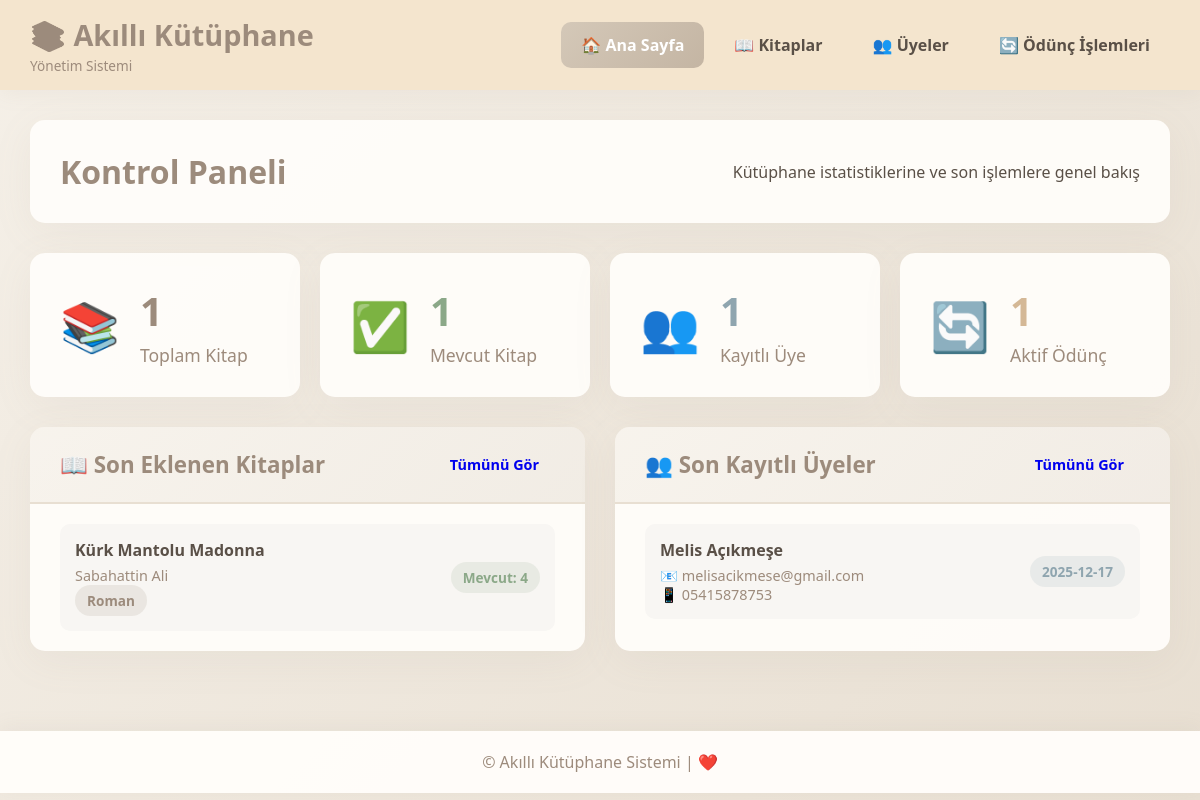
The page / on the database its author committed.
### tables this page shows
CREATE TABLE books (
            id INTEGER PRIMARY KEY AUTOINCREMENT,
            title TEXT NOT NULL,
            author TEXT NOT NULL,
            isbn TEXT UNIQUE,
            category TEXT,
            publisher TEXT,
            year INTEGER,
            available INTEGER DEFAULT 1,
            total_copies INTEGER DEFAULT 1,
            created_at TIMESTAMP DEFAULT CURRENT_TIMESTAMP
        );

CREATE TABLE members (
            id INTEGER PRIMARY KEY AUTOINCREMENT,
            name TEXT NOT NULL,
            email TEXT UNIQUE NOT NULL,
            phone TEXT,
            address TEXT,
            membership_date DATE DEFAULT CURRENT_DATE,
            created_at TIMESTAMP DEFAULT CURRENT_TIMESTAMP
        );

### app.py (the view)
@app.route('/')
def index():
    conn = get_db()
    total_books = conn.execute('SELECT COUNT(*) as count FROM books').fetchone()['count']
    available_books = conn.execute('SELECT COUNT(*) as count FROM books WHERE available > 0').fetchone()['count']
    total_members = conn.execute('SELECT COUNT(*) as count FROM members').fetchone()['count']
    active_loans = conn.execute('SELECT COUNT(*) as count FROM loans WHERE status = "active"').fetchone()['count']
    recent_books = conn.execute('SELECT * FROM books ORDER BY created_at DESC LIMIT 5').fetchall()
    recent_members = conn.execute('SELECT * FROM members ORDER BY created_at DESC LIMIT 5').fetchall()
    overdue_loans = conn.execute('''
        SELECT l.*, b.title as book_title, m.name as member_name
        FROM loans l
        JOIN books b ON l.book_id = b.id
        JOIN members m ON l.member_id = m.id
        WHERE l.status = "active" AND l.due_date < date('now')
        ORDER BY l.due_date ASC
    ''').fetchall()
    conn.close()
    return render_template('index.html',
                         total_books=total_books,
                         available_books=available_books,
                         total_members=total_members,
                         active_loans=active_loans,
                         recent_books=recent_books,
                         recent_members=recent_members,
                         overdue_loans=overdue_loans)

### app.py (called while the page is built)
def get_db():
    conn = sqlite3.connect('library.db')
    conn.row_factory = sqlite3.Row
    return conn

### templates/index.html (shortened to what this page needs)
{% extends "base.html" %}
{% block content %}
<div class="page-header">
    <h1>Kontrol Paneli</h1>
    <p>Kütüphane istatistiklerine ve son işlemlere genel bakış</p>
</div>
<div class="stats-grid">
    <div class="stat-card stat-primary">
        <div class="stat-icon">📚</div>
        <div class="stat-content">
            <h3>{{ total_books }}</h3>
            <p>Toplam Kitap</p>
        </div>
    </div>
    <div class="stat-card stat-success">
        <div class="stat-icon">✅</div>
        <div class="stat-content">
            <h3>{{ available_books }}</h3>
            <p>Mevcut Kitap</p>
        </div>
    </div>
    <div class="stat-card stat-info">
        <div class="stat-icon">👥</div>
        <div class="stat-content">
            <h3>{{ total_members }}</h3>
            <p>Kayıtlı Üye</p>
        </div>
    </div>
    <div class="stat-card stat-warning">
        <div class="stat-icon">🔄</div>
        <div class="stat-content">
            <h3>{{ active_loans }}</h3>
            <p>Aktif Ödünç</p>
        </div>
    </div>
</div>
<div class="dashboard-grid">
    <div class="dashboard-card">
        <div class="card-header">
            <h2>📖 Son Eklenen Kitaplar</h2>
            <a href="{{ url_for('books') }}" class="btn btn-sm">Tümünü Gör</a>
        </div>
        <div class="card-body">
            {% if recent_books %}
                <div class="list-group">
                    {% for book in recent_books %}
                    <div class="list-item">
                        <div class="list-item-content">
                            <h4>{{ book.title }}</h4>
                            <p>{{ book.author }}</p>
                            {% if book.category %}
                            <span class="badge badge-primary">{{ book.category }}</span>
                            {% endif %}
                        </div>
                        <div class="list-item-badge">
                            {% if book.available > 0 %}
                            <span class="badge badge-success">Mevcut: {{ book.available }}</span>
                            {% else %}
                            <span class="badge badge-danger">Stokta Yok</span>
                            {% endif %}
                        </div>
                    </div>
                    {% endfor %}
                </div>
            {% else %}
                <div class="empty-state">
                    <p>Henüz kitap eklenmedi</p>
                </div>
            {% endif %}
        </div>
    </div>
    <div class="dashboard-card">
        <div class="card-header">
            <h2>👥 Son Kayıtlı Üyeler</h2>
            <a href="{{ url_for('members') }}" class="btn btn-sm">Tümünü Gör</a>
        </div>
        <div class="card-body">
            {% if recent_members %}
                <div class="list-group">
                    {% for member in recent_members %}
                    <div class="list-item">
                        <div class="list-item-content">
                            <h4>{{ member.name }}</h4>
                            <p>📧 {{ member.email }}</p>
                            {% if member.phone %}
                            <p>📱 {{ member.phone }}</p>
                            {% endif %}
                        </div>
                        <div class="list-item-badge">
                            <span class="badge badge-info">{{ member.membership_date }}</span>
                        </div>
                    </div>
                    {% endfor %}
                </div>
            {% else %}
                <div class="empty-state">
                    <p>Henüz üye kaydı yok</p>
                </div>
            {% endif %}
        </div>
    </div>
</div>
{% endblock %}

### templates/base.html (shortened to what this page needs)
<!DOCTYPE html>
<html lang="tr">
<head>
    <link rel="stylesheet" href="{{ url_for('static', filename='css/style.css') }}">
</head>
<body>
    <header class="header">
        <div class="header-container">
            <div class="logo">
                <h1>📚 Akıllı Kütüphane</h1>
                <p>Yönetim Sistemi</p>
            </div>
            <nav class="nav">
                <a href="{{ url_for('index') }}" class="nav-link {% if request.endpoint == 'index' %}active{% endif %}">
                    🏠 Ana Sayfa
                </a>
                <a href="{{ url_for('books') }}" class="nav-link {% if request.endpoint == 'books' %}active{% endif %}">
                    📖 Kitaplar
                </a>
                <a href="{{ url_for('members') }}" class="nav-link {% if request.endpoint == 'members' %}active{% endif %}">
                    👥 Üyeler
                </a>
                <a href="{{ url_for('loans') }}" class="nav-link {% if request.endpoint == 'loans' %}active{% endif %}">
                    🔄 Ödünç İşlemleri
                </a>
            </nav>
        </div>
    </header>
    <main class="main-container">
        {% block content %}{% endblock %}
    </main>
    <footer class="footer">
        <div class="footer-container">
            <p>© Akıllı Kütüphane Sistemi | ❤️</p>
        </div>
    </footer>
</body>
</html>

### static/css/style.css (style rules this page uses)
* { margin: 0; padding: 0; box-sizing: border-box; }
:root { --primary: #9c8b7c; --secondary: #a8998a; --success: #8ba888; --danger: #c49a94; --warning: #d4b896; --info: #8fa5af; --light: #f8f6f3; --dark: #5a5047; --gradient: linear-gradient(135deg, #e8dfd2 0%, #d4c8b8 100%); }
body { font-family: 'Segoe UI', Tahoma, Geneva, Verdana, sans-serif; background: linear-gradient(135deg, #f5f0e8 0%, #e8dfd2 100%); min-height: 100vh; color: var(--dark); }
.header { background: #f4e5cefa; backdrop-filter: blur(10px); box-shadow: 0 4px 20px rgba(157, 139, 124, 0.08); position: sticky; top: 0; z-index: 100; }
.header-container { max-width: 1400px; margin: 0 auto; padding: 15px 30px; display: flex; justify-content: space-between; align-items: center; }
.logo h1 { font-size: 1.8em; background: linear-gradient(135deg, #9c8b7c 0%, #9c8b7c 100%); -webkit-background-clip: text; -webkit-text-fill-color: transparent; background-clip: text; margin-bottom: 2px; }
.logo p { font-size: 0.85em; color: #9d8b7c; }
.nav { display: flex; gap: 10px; }
.nav-link { padding: 12px 20px; border-radius: 10px; text-decoration: none; color: var(--dark); font-weight: 600; transition: all 0.3s; display: flex; align-items: center; gap: 8px; }
.nav-link.active { background: linear-gradient(135deg, #d4c8b8 0%, #c4b5a3 100%); color: white; }
.main-container { max-width: 1400px; margin: 30px auto; padding: 0 30px 30px; }
.page-header { background: rgba(255, 253, 250, 0.95); padding: 30px; border-radius: 15px; box-shadow: 0 10px 40px rgba(157, 139, 124, 0.08); margin-bottom: 30px; display: flex; justify-content: space-between; align-items: center; }
.page-header h1 { font-size: 2em; color: var(--primary); }
.stats-grid { display: grid; grid-template-columns: repeat(auto-fit, minmax(250px, 1fr)); gap: 20px; margin-bottom: 30px; }
.stat-card { background: rgba(255, 253, 250, 0.95); padding: 30px; border-radius: 15px; box-shadow: 0 10px 40px rgba(157, 139, 124, 0.08); display: flex; align-items: center; gap: 20px; transition: all 0.3s; }
.stat-icon { font-size: 3em; }
.stat-content h3 { font-size: 2.5em; margin-bottom: 5px; }
.stat-content p { color: #9d8b7c; font-size: 1.1em; }
.stat-primary .stat-content h3 { color: var(--primary); }
.stat-success .stat-content h3 { color: var(--success); }
.stat-info .stat-content h3 { color: var(--info); }
.stat-warning .stat-content h3 { color: var(--warning); }
.dashboard-grid { display: grid; grid-template-columns: repeat(auto-fit, minmax(500px, 1fr)); gap: 30px; margin-top: 30px; }
.dashboard-card { background: rgba(255, 253, 250, 0.95); border-radius: 15px; box-shadow: 0 10px 40px rgba(157, 139, 124, 0.08); overflow: hidden; }
.card-header { padding: 20px 30px; background: linear-gradient(135deg, rgba(232, 223, 210, 0.3) 0%, rgba(212, 200, 184, 0.3) 100%); display: flex; justify-content: space-between; align-items: center; border-bottom: 2px solid #e8dfd2; }
.card-header h2 { font-size: 1.4em; color: var(--primary); }
.card-body { padding: 20px 30px; }
.list-group { display: flex; flex-direction: column; gap: 15px; }
.list-item { display: flex; justify-content: space-between; align-items: center; padding: 15px; background: #f8f6f3; border-radius: 10px; transition: all 0.3s; }
.list-item-content h4 { color: var(--dark); margin-bottom: 5px; }
.list-item-content p { color: #9d8b7c; font-size: 0.9em; }
.btn { padding: 12px 24px; border: none; border-radius: 10px; font-size: 1em; font-weight: 600; cursor: pointer; transition: all 0.3s; text-decoration: none; display: inline-block; text-align: center; }
.btn-sm { padding: 8px 16px; font-size: 0.9em; }
.badge { padding: 6px 12px; border-radius: 20px; font-size: 0.85em; font-weight: 600; display: inline-block; }
.badge-primary { background: rgba(157, 139, 124, 0.15); color: var(--primary); }
.badge-success { background: rgba(139, 168, 136, 0.15); color: var(--success); }
.badge-info { background: rgba(143, 165, 175, 0.15); color: var(--info); }
.footer { background: rgba(255, 253, 250, 0.98); margin-top: 50px; padding: 20px; text-align: center; box-shadow: 0 -4px 20px rgba(157, 139, 124, 0.08); }
.footer-container p { color: #9d8b7c; }

### rows shown on the page
books: title "Kürk Mantolu Madonna", author "Sabahattin Ali", category "Roman", available "4"
members: name "Melis Açıkmeşe", email "melisacikmese@gmail.com", phone "05415878753", membership_date "2025-12-17"

### other values the page prints
{{ total_books }} "1"
{{ available_books }} "1"
{{ total_members }} "1"
{{ active_loans }} "1"
